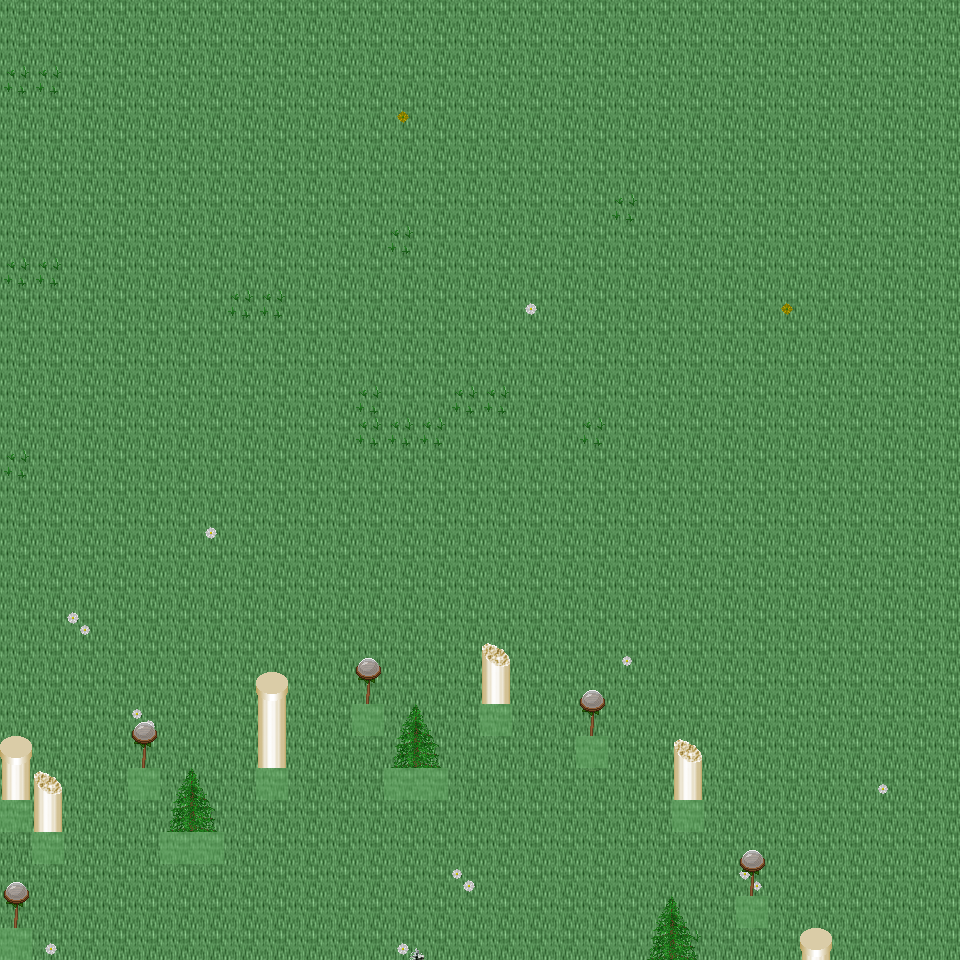

This is a level from a 2D game, rendered from its Tiled map with the project's own tilesets. A one-line summary and the map file follow, with tile-layer data summarised:
An orthogonal 30x30 tile map with 32x32 px tiles, 6 tile layers (Ground, Object, Object2, Above, ...), 27 tilesets and 5 objects (5x mapExit).

<map version="1.0" orientation="orthogonal" renderorder="right-down" width="30" height="30" tilewidth="32" tileheight="32" nextobjectid="6">
  <tileset firstgid="1" name="tileset_ground_ground" tilewidth="32" tileheight="32" tilecount="33" columns="3">
    <image source="../drawable/tileset_ground_ground.png" width="96" height="352" />
  </tileset>
  <tileset firstgid="34" name="tileset_ground_grass_edges" tilewidth="32" tileheight="32" tilecount="36" columns="12">
    <image source="../drawable/tileset_ground_grass_edges.png" width="384" height="96" />
  </tileset>
  <tileset firstgid="70" name="tileset_ground_grass_corners" tilewidth="32" tileheight="32" tilecount="24" columns="6">
    <image source="../drawable/tileset_ground_grass_corners.png" width="192" height="128" />
  </tileset>
  <tileset firstgid="94" name="tileset_plant_grasses" tilewidth="32" tileheight="32" tilecount="6" columns="3">
    <image source="../drawable/tileset_plant_grasses.png" width="96" height="64" />
  </tileset>
  <tileset firstgid="100" name="tileset_plant_flower_daisy_blue" tilewidth="32" tileheight="32" tilecount="8" columns="2">
    <image source="../drawable/tileset_plant_flower_daisy_blue.png" width="64" height="128" />
  </tileset>
  <tileset firstgid="108" name="tileset_plant_flower_daisy_yellow" tilewidth="32" tileheight="32" tilecount="8" columns="2">
    <image source="../drawable/tileset_plant_flower_daisy_yellow.png" width="64" height="128" />
  </tileset>
  <tileset firstgid="116" name="tileset_plant_flower_daisy_red" tilewidth="32" tileheight="32" tilecount="8" columns="2">
    <image source="../drawable/tileset_plant_flower_daisy_red.png" width="64" height="128" />
  </tileset>
  <tileset firstgid="124" name="tileset_plant_flower_daisy_white" tilewidth="32" tileheight="32" tilecount="8" columns="2">
    <image source="../drawable/tileset_plant_flower_daisy_white.png" width="64" height="128" />
  </tileset>
  <tileset firstgid="132" name="tileset_logic_collision" tilewidth="32" tileheight="32" tilecount="1" columns="1">
    <image source="../drawable/tileset_logic_collision.png" width="32" height="32" />
  </tileset>
  <tileset firstgid="133" name="tileset_plant_tree_tree_green" tilewidth="32" tileheight="32" tilecount="88" columns="8">
    <image source="../drawable/tileset_plant_tree_tree_green.png" width="256" height="352" />
  </tileset>
  <tileset firstgid="221" name="tileset_object_tent" tilewidth="32" tileheight="32" tilecount="9" columns="3">
    <image source="../drawable/tileset_object_tent.png" width="96" height="96" />
  </tileset>
  <tileset firstgid="230" name="tileset_logic_item_herb" tilewidth="32" tileheight="32" tilecount="5" columns="5">
    <image source="../drawable/tileset_logic_item_herb.png" width="160" height="32" />
  </tileset>
  <tileset firstgid="235" name="tileset_logic_item_resources" tilewidth="32" tileheight="32" tilecount="6" columns="6">
    <image source="../drawable/tileset_logic_item_resources.png" width="192" height="32" />
  </tileset>
  <tileset firstgid="241" name="tileset_building_church" tilewidth="32" tileheight="32" tilecount="56" columns="8">
    <image source="../drawable/tileset_building_church.png" width="256" height="224" />
  </tileset>
  <tileset firstgid="297" name="tileset_logic_creature_albino_elf" tilewidth="32" tileheight="32" tilecount="5" columns="5">
    <image source="../drawable/tileset_logic_creature_albino_elf.png" width="160" height="32" />
  </tileset>
  <tileset firstgid="302" name="tileset_item_statue_broken_green_column" tilewidth="32" tileheight="32" tilecount="2" columns="1">
    <image source="../drawable/tileset_item_statue_broken_green_column.png" width="32" height="64" />
  </tileset>
  <tileset firstgid="304" name="tileset_plant_tree_spruce" tilewidth="32" tileheight="32" tilecount="6" columns="2">
    <image source="../drawable/tileset_plant_tree_spruce.png" width="64" height="96" />
  </tileset>
  <tileset firstgid="310" name="tileset_plant_tree_pine_snowy" tilewidth="32" tileheight="32" tilecount="6" columns="2">
    <image source="../drawable/tileset_plant_tree_pine_snowy.png" width="64" height="96" />
  </tileset>
  <tileset firstgid="316" name="tileset_logic_creature_ent" tilewidth="32" tileheight="32" tilecount="4" columns="4">
    <image source="../drawable/tileset_logic_creature_ent.png" width="128" height="32" />
  </tileset>
  <tileset firstgid="320" name="tileset_logic_item_mushroom" tilewidth="32" tileheight="32" tilecount="6" columns="6">
    <image source="../drawable/tileset_logic_item_mushroom.png" width="192" height="32" />
  </tileset>
  <tileset firstgid="326" name="tileset_plant_tree_tree_blue" tilewidth="32" tileheight="32" tilecount="25" columns="5">
    <image source="../drawable/tileset_plant_tree_tree_blue.png" width="160" height="160" />
  </tileset>
  <tileset firstgid="351" name="tileset_ground_pothole" tilewidth="32" tileheight="32" tilecount="4" columns="4">
    <image source="../drawable/tileset_ground_pothole.png" width="128" height="32" />
  </tileset>
  <tileset firstgid="355" name="tileset_logic_portal" tilewidth="32" tileheight="32" tilecount="24" columns="8">
    <image source="../drawable/tileset_logic_portal.png" width="256" height="96" />
  </tileset>
  <tileset firstgid="379" name="tileset_logic_creature_mythical_being" tilewidth="32" tileheight="32" tilecount="24" columns="8">
    <image source="../drawable/tileset_logic_creature_mythical_being.png" width="256" height="96" />
  </tileset>
  <tileset firstgid="403" name="tileset_furniture_light_roots_lamp" tilewidth="32" tileheight="32" tilecount="6" columns="2">
    <image source="../drawable/tileset_furniture_light_roots_lamp.png" width="64" height="96" />
  </tileset>
  <tileset firstgid="409" name="tileset_light_dim_light_7x5" tilewidth="32" tileheight="32" tilecount="35" columns="7">
    <image source="../drawable/tileset_light_dim_light_7x5.png" width="224" height="160" />
  </tileset>
  <tileset firstgid="444" name="tileset_light_light_5x5" tilewidth="32" tileheight="32" tilecount="25" columns="5">
    <image source="../drawable/tileset_light_light_5x5.png" width="160" height="160" />
  </tileset>
  <layer name="Ground" width="30" height="30">
    <data>[900 cells, 900 non-empty, 1 distinct tile ids]</data>
  </layer>
  <layer name="Object" width="30" height="30">
    <data>[900 cells, 43 non-empty, 11 distinct tile ids]</data>
  </layer>
  <layer name="Object2" width="30" height="30">
    <data>[900 cells, 0 non-empty, 0 distinct tile ids]</data>
  </layer>
  <layer name="Above" width="30" height="30">
    <data>[900 cells, 36 non-empty, 11 distinct tile ids]</data>
  </layer>
  <layer name="Above2" width="30" height="30">
    <data>[900 cells, 0 non-empty, 0 distinct tile ids]</data>
  </layer>
  <layer name="Walkable" width="30" height="30">
    <data>[900 cells, 14 non-empty, 1 distinct tile ids]</data>
  </layer>
  <objectgroup name="MapEvents">
    <object id="1" name="north" type="mapExit" x="0" y="0" width="960" height="32">
      <properties>
        <property name="map" value="level_0_x105_y128" />
        <property name="x" value="0" />
        <property name="y" value="28" />
      </properties>
    </object>
    <object id="2" name="south" type="mapExit" x="32" y="928" width="928" height="32">
      <properties>
        <property name="map" value="level_0_x105_y130" />
        <property name="x" value="1" />
        <property name="y" value="1" />
      </properties>
    </object>
    <object id="3" name="west" type="mapExit" x="0" y="0" width="32" height="800">
      <properties>
        <property name="map" value="level_0_x104_y129" />
        <property name="x" value="28" />
        <property name="y" value="0" />
      </properties>
    </object>
    </objectgroup>
</map>
<!-- 2 of 5 objects omitted -->
